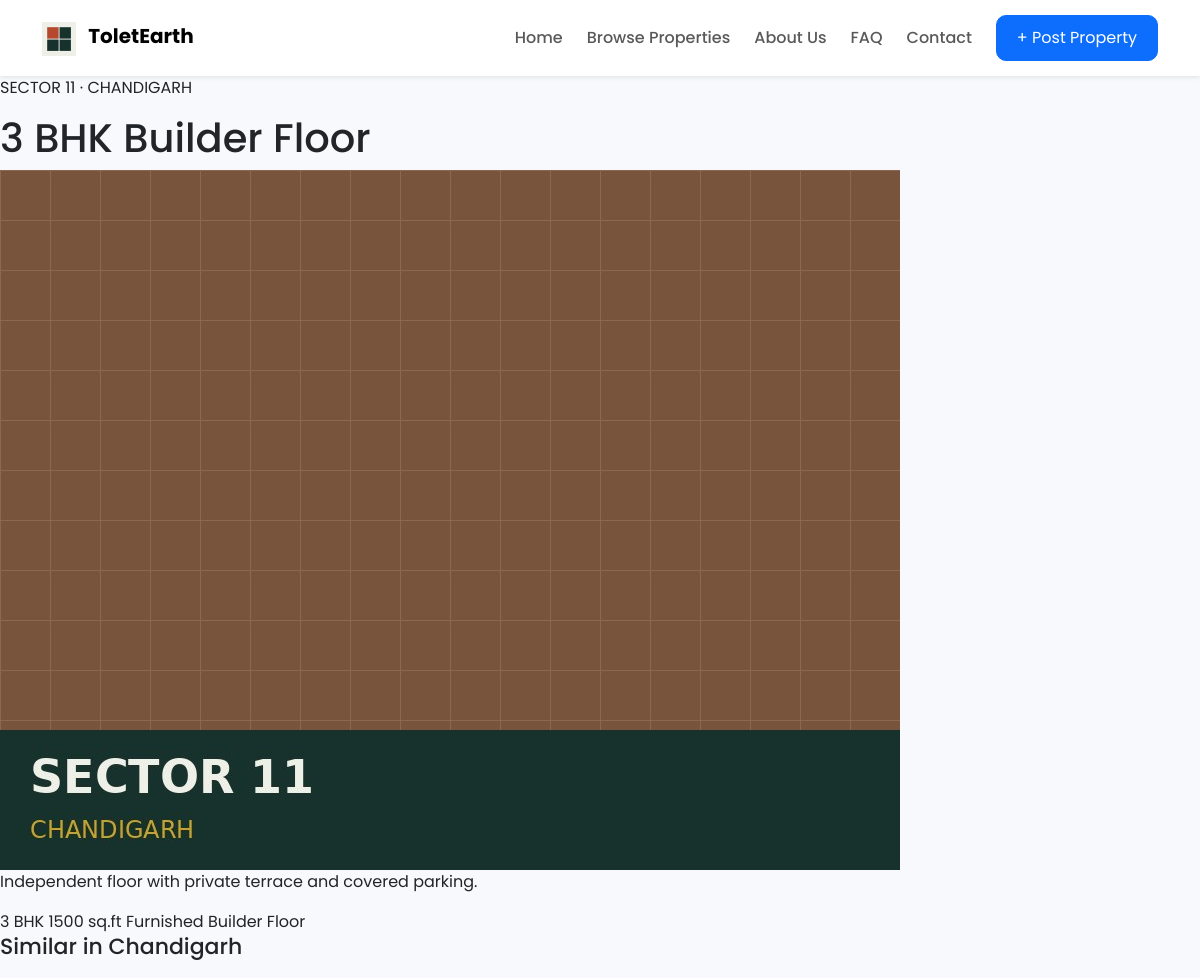
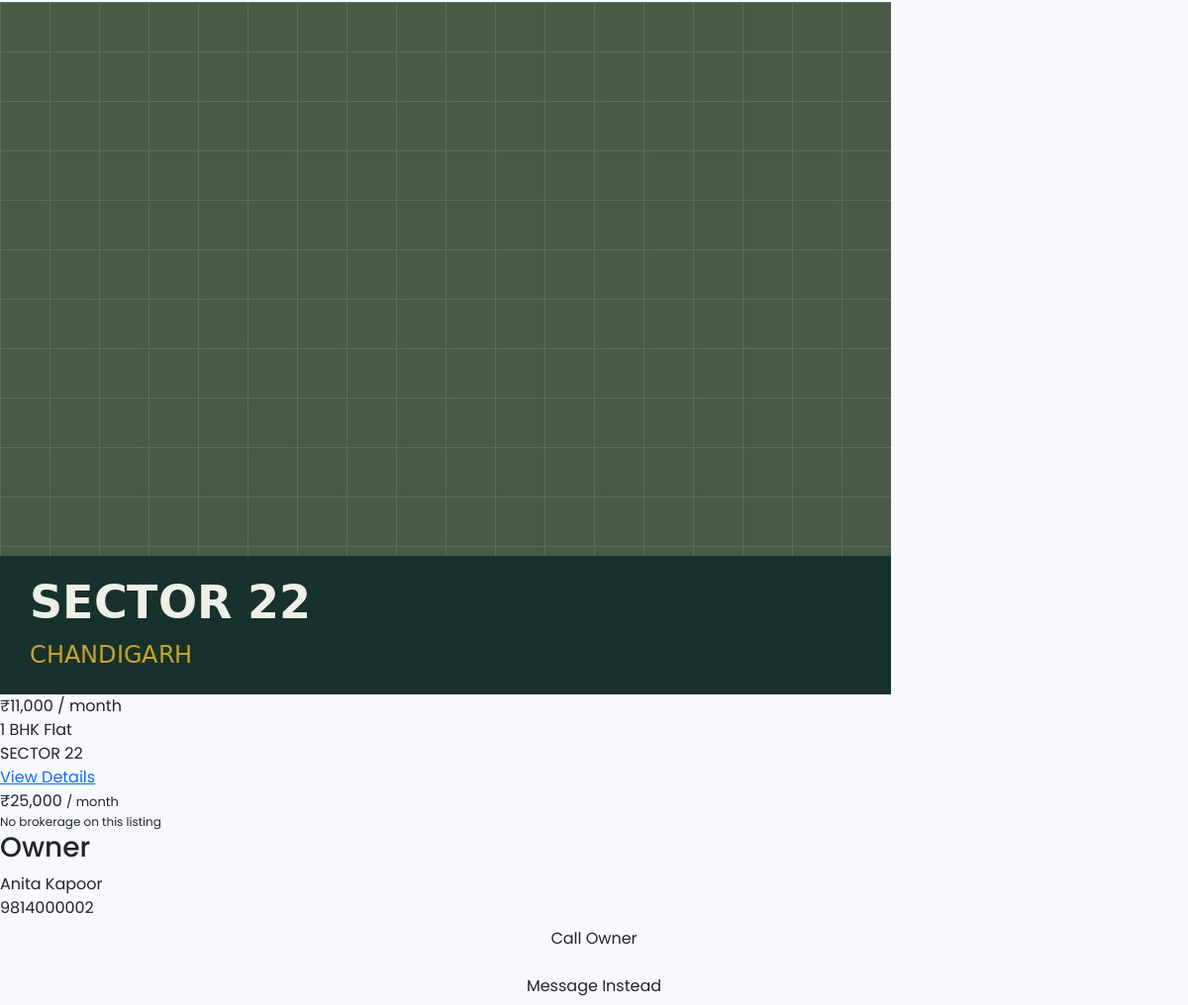
Page /property/2 on the committed database (2 pictures, top to bottom).
### tables this page shows
CREATE TABLE sectors (
    id          INTEGER PRIMARY KEY AUTOINCREMENT,
    city_id     INTEGER NOT NULL REFERENCES cities(id),
    name        TEXT NOT NULL,
    UNIQUE(city_id, name)
);

CREATE TABLE cities (
    id          INTEGER PRIMARY KEY AUTOINCREMENT,
    name        TEXT NOT NULL UNIQUE
);

CREATE TABLE properties (
    id                  INTEGER PRIMARY KEY AUTOINCREMENT,
    title               TEXT NOT NULL,
    description         TEXT,
    property_type       TEXT NOT NULL DEFAULT 'Flat',   -- Flat | Builder Floor | Independent House | PG | Room
    bhk                 INTEGER NOT NULL DEFAULT 1,
    bathrooms           INTEGER NOT NULL DEFAULT 1,
    balconies           INTEGER NOT NULL DEFAULT 0,
    area_sqft           INTEGER NOT NULL DEFAULT 0,
    rent                INTEGER NOT NULL,
    security_deposit    INTEGER DEFAULT 0,

    city_id             INTEGER NOT NULL REFERENCES cities(id),
    sector_id           INTEGER NOT NULL REFERENCES sectors(id),
    address             TEXT,
    latitude            REAL,
    longitude           REAL,

    furnishing          TEXT NOT NULL DEFAULT 'Unfurnished',  -- Unfurnished | Semi-Furnished | Furnished
    parking             INTEGER NOT NULL DEFAULT 0,
    lift                INTEGER NOT NULL DEFAULT 0,
    power_backup        INTEGER NOT NULL DEFAULT 0,
    wifi                INTEGER NOT NULL DEFAULT 0,
    pet_friendly        INTEGER NOT NULL DEFAULT 0,
    bachelor_allowed    INTEGER NOT NULL DEFAULT 1,
    family_allowed      INTEGER NOT NULL DEFAULT 1,

    owner_id            INTEGER NOT NULL REFERENCES users(id),
    verified            INTEGER NOT NULL DEFAULT 0,
    featured            INTEGER NOT NULL DEFAULT 0,
    status              TEXT NOT NULL DEFAULT 'pending',  -- pending | available | rented | inactive

    created_at          TEXT NOT NULL DEFAULT (datetime('now')),
    updated_at          TEXT NOT NULL DEFAULT (datetime('now'))
);

CREATE TABLE users (
    id          INTEGER PRIMARY KEY AUTOINCREMENT,
    name        TEXT NOT NULL,
    phone       TEXT UNIQUE NOT NULL,
    email       TEXT,
    role        TEXT NOT NULL DEFAULT 'owner',   -- owner | tenant | admin
    created_at  TEXT NOT NULL DEFAULT (datetime('now'))
);

### app/routes/properties.py (the view)
@properties_bp.route("/property/<int:property_id>")
def details(property_id):
    listing = get_property(property_id)
    if listing is None:
        return render_template("property_details.html", listing=None), 404
    similar = get_similar_properties(listing["city"], property_id, limit=3)
    return render_template("property_details.html", listing=listing, similar=similar)

### app/models/db.py (called while the page is built)
def get_db():
    if "db" not in g:
        g.db = sqlite3.connect(current_app.config["DATABASE_PATH"])
        g.db.row_factory = sqlite3.Row
        g.db.execute("PRAGMA foreign_keys = ON")
    return g.db

### app/services/property_service.py (called while the page is built)
def _with_tag(row):
    d = dict(row)
    d["tag"] = "Featured" if d.get("featured") else None
    return d

def get_property(property_id):
    db = get_db()
    row = db.execute(BASE_SELECT + " WHERE p.id = ?", (property_id,)).fetchone()
    return _with_tag(row) if row else None

def get_similar_properties(city_name, exclude_id, limit=3):
    db = get_db()
    rows = db.execute(
        BASE_SELECT + " WHERE c.name = ? AND p.id != ? AND p.status = 'available' "
        "LIMIT ?",
        (city_name, exclude_id, limit),
    ).fetchall()
    return [_with_tag(r) for r in rows]

### app/templates/property_details.html (shortened to what this page needs)
{% extends "base.html" %}
{% block content %}
{% if listing %}
<div class="page-head wrap">
  <div class="eyebrow" style="margin-bottom:14px;">{{ listing.sector.upper() }} · {{ listing.city.upper() }}</div>
  <h1>{{ listing.title }}</h1>
</div>
<div class="wrap detail-grid">
  <div>
    <div class="detail-photo">
      <img src="{{ url_for('static', filename='images/' + listing.image) }}" alt="{{ listing.title }} in {{ listing.sector }}, {{ listing.city }}">
    </div>
    <p>{{ listing.description }}</p>
    <div class="detail-meta">
      <span>{{ listing.bhk }} BHK</span>
      <span>{{ listing.sqft }} sq.ft</span>
      <span>{{ listing.furnishing }}</span>
      <span>{{ listing.property_type }}</span>
    </div>
    {% if similar %}
    <h2 style="font-size:22px; margin-bottom:20px;">Similar in {{ listing.city }}</h2>
    <div class="listings">
      {% for p in similar %}
      <article class="listing">
        <div class="photo">
          <img src="{{ url_for('static', filename='images/' + p.image) }}" alt="{{ p.title }} in {{ p.sector }}, {{ p.city }}">
        </div>
        <div class="body">
          <div class="price">₹{{ "{:,}".format(p.price) }} <span>/ month</span></div>
          <div class="title">{{ p.title }}</div>
          <div class="sector">{{ p.sector.upper() }}</div>
          <a href="{{ url_for('properties.details', property_id=p.id) }}" class="view">View Details</a>
        </div>
      </article>
      {% endfor %}
    </div>
    {% endif %}
  </div>
  <aside class="owner-card">
    <div class="price">₹{{ "{:,}".format(listing.price) }} <span class="mono" style="font-size:13px; color:var(--ink-soft);">/ month</span></div>
    <div class="mono" style="font-size:12px; color:var(--ink-soft);">No brokerage on this listing</div>
    <h3>Owner</h3>
    <div>{{ listing.owner_name }}</div>
    <div class="phone">{{ listing.owner_phone }}</div>
    <a href="tel:{{ listing.owner_phone }}" class="btn btn-solid" style="width:100%; justify-content:center; margin-bottom:10px;">Call Owner</a>
    <a href="{{ url_for('main.contact') }}" class="btn btn-ghost" style="width:100%; justify-content:center;">Message Instead</a>
  </aside>
</div>
{% endif %}
{% endblock %}

### app/templates/base.html (shortened to what this page needs)
<!DOCTYPE html>
<html lang="en">
<head>
    <link href="https://cdn.jsdelivr.net/npm/bootstrap@5.3.7/dist/css/bootstrap.min.css" rel="stylesheet">
    <link rel="stylesheet" href="https://cdn.jsdelivr.net/npm/bootstrap-icons@1.11.3/font/bootstrap-icons.css">
    <link rel="stylesheet" href="{{ url_for('static', filename='css/style.css') }}">
</head>
<body>
<nav class="navbar navbar-expand-lg navbar-light bg-white shadow-sm sticky-top">
  <div class="container">
    <a class="navbar-brand fw-bold" href="{{ url_for('main.home') }}">
      <img src="{{ url_for('static', filename='images/logo.png') }}" alt="ToletEarth logo" height="34" class="d-inline-block align-text-top me-2">
      ToletEarth
    </a>
    <div class="collapse navbar-collapse" id="mainNav">
      <ul class="navbar-nav ms-auto align-items-lg-center gap-lg-2">
        <li class="nav-item"><a class="nav-link {{ 'active' if request.endpoint == 'main.home' }}" href="{{ url_for('main.home') }}">Home</a></li>
        <li class="nav-item"><a class="nav-link {{ 'active' if request.endpoint == 'properties.browse' }}" href="{{ url_for('properties.browse') }}">Browse Properties</a></li>
        <li class="nav-item"><a class="nav-link {{ 'active' if request.endpoint == 'main.about' }}" href="{{ url_for('main.about') }}">About Us</a></li>
        <li class="nav-item"><a class="nav-link {{ 'active' if request.endpoint == 'main.faq' }}" href="{{ url_for('main.faq') }}">FAQ</a></li>
        <li class="nav-item"><a class="nav-link {{ 'active' if request.endpoint == 'main.contact' }}" href="{{ url_for('main.contact') }}">Contact</a></li>
        <li class="nav-item ms-lg-2">
          <a href="{{ url_for('owner.list_property') }}" class="btn btn-primary">+ Post Property</a>
        </li>
      </ul>
    </div>
  </div>
</nav>
{% block content %}{% endblock %}
</body>
</html>

### app/static/css/style.css (style rules this page uses)
body { font-family:'Poppins',sans-serif; background:#f7f9fc; }
.navbar { padding:15px 0; }
.nav-link { font-weight:500; }
.btn-primary { border-radius:10px; padding:10px 20px; }

### rows in the picture
sectors: sector "SECTOR 11"
cities: city "CHANDIGARH", city "Chandigarh"
properties: title "3 BHK Builder Floor", description "Independent floor with private terrace and covered parking.", bhk "3", sqft "1500", furnishing "Furnished", property_type "Builder Floor", price "25,000"
properties: price "11,000", title "1 BHK Flat", sector "SECTOR 22"
users: owner_name "Anita Kapoor", owner_phone "9814000002"
